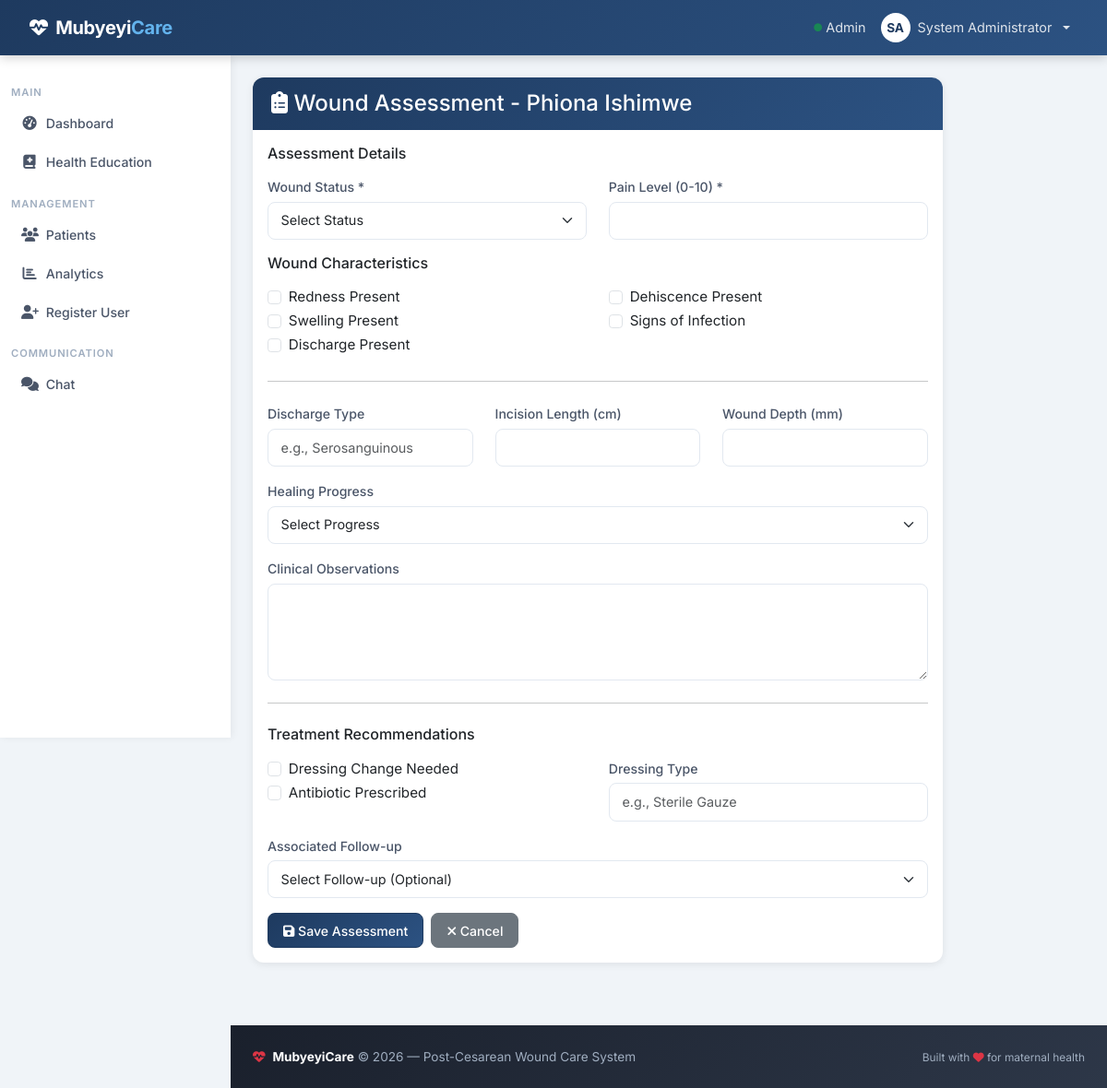
/assessments/create/4 (signed in), run on the app's committed database.
### models.py (models this page shows, shortened)
class User(UserMixin, db.Model):
    id = db.Column(db.Integer, primary_key=True)
    username = db.Column(db.String(80), unique=True, nullable=False)
    email = db.Column(db.String(120), unique=True, nullable=False)
    password_hash = db.Column(db.String(255), nullable=False)
    first_name = db.Column(db.String(100), nullable=False)
    last_name = db.Column(db.String(100), nullable=False)
    role = db.Column(db.Enum(UserRole), default=UserRole.PATIENT, nullable=False)
    phone = db.Column(db.String(20))
    location = db.Column(db.String(200))   # CHW service area (e.g. "Gasabo/Kinyinya")
    is_active = db.Column(db.Boolean, default=True)
    created_at = db.Column(db.DateTime, default=datetime.utcnow)
    patients = db.relationship('Patient', backref='primary_doctor', lazy='dynamic', foreign_keys='Patient.primary_doctor_id')
    follow_ups = db.relationship('FollowUp', backref='created_by', lazy='dynamic')
    sent_messages = db.relationship('Message', backref='sender', lazy='dynamic', foreign_keys='Message.sender_id')
    def get_full_name(self):
        return f"{self.first_name} {self.last_name}"

class Patient(db.Model):
    id = db.Column(db.Integer, primary_key=True)
    mrn = db.Column(db.String(50), unique=True, nullable=False)  # Medical Record Number
    first_name = db.Column(db.String(100), nullable=False)
    last_name = db.Column(db.String(100), nullable=False)
    date_of_birth = db.Column(db.Date, nullable=False)
    gender = db.Column(db.String(10), nullable=False)
    phone = db.Column(db.String(20), nullable=False)
    email = db.Column(db.String(120))
    surgery_date = db.Column(db.Date, nullable=False)
    surgery_type = db.Column(db.String(100))  # e.g., "Primary Cesarean", "VBAC attempt"
    surgeon_name = db.Column(db.String(100))
    incision_type = db.Column(db.String(50))  # e.g., "Pfannenstiel", "Classical"
    location = db.Column(db.String(200))   # e.g. "Gasabo/Kinyinya"
    primary_doctor_id = db.Column(db.Integer, db.ForeignKey('user.id'), nullable=False)
    user_id = db.Column(db.Integer, db.ForeignKey('user.id'))
    admission_date = db.Column(db.DateTime, default=datetime.utcnow)
    discharge_date = db.Column(db.DateTime)
    expected_follow_up_end_date = db.Column(db.Date)
    is_active = db.Column(db.Boolean, default=True)
    created_at = db.Column(db.DateTime, default=datetime.utcnow)
    updated_at = db.Column(db.DateTime, default=datetime.utcnow, onupdate=datetime.utcnow)
    follow_ups = db.relationship('FollowUp', backref='patient', lazy='dynamic', cascade='all, delete-orphan')
    wound_assessments = db.relationship('WoundAssessment', backref='patient', lazy='dynamic', cascade='all, delete-orphan')
    medications = db.relationship('MedicationLog', backref='patient', lazy='dynamic', cascade='all, delete-orphan')
    messages = db.relationship('Message', backref='patient', lazy='dynamic', cascade='all, delete-orphan')
    user = db.relationship('User', backref='patient_profile', foreign_keys=[user_id], uselist=False)
    def get_full_name(self):
        return f"{self.first_name} {self.last_name}"

### routes/assessments.py (the view, shortened to what this page needs)
@assessments_bp.route('/create/<int:patient_id>', methods=['GET', 'POST'])
@login_required
@doctor_nurse_required
def create_assessment(patient_id):
    patient = Patient.query.get_or_404(patient_id)
    if current_user.role not in [UserRole.ADMIN] and patient.primary_doctor_id != current_user.id:
        flash('You do not have permission to assess this patient.', 'error')
        return redirect(url_for('dashboard.index'))
    follow_ups = patient.follow_ups.filter_by(is_completed=False).all()
    return render_template('assessments/create.html',
                         patient=patient,
                         follow_ups=follow_ups,
                         statuses=WoundStatus)

### templates/assessments/create.html (shortened to what this page needs)
{% extends "base.html" %}
{% block content %}
<div class="row">
    <div class="col-md-10">
        <div class="card">
            <div class="card-header bg-primary text-white">
                <h4 class="mb-0"><i class="fas fa-clipboard-list"></i> Wound Assessment - {{ patient.get_full_name() }}</h4>
            </div>
            <div class="card-body">
                <form method="POST" action="{{ url_for('assessments.create_assessment', patient_id=patient.id) }}">
                    <h6 class="mb-3">Assessment Details</h6>
                    <div class="row">
                        <div class="col-md-6 mb-3">
                            <label for="status" class="form-label">Wound Status *</label>
                            <select class="form-select" id="status" name="status" required>
                                <option value="">Select Status</option>
                            </select>
                        </div>
                        <div class="col-md-6 mb-3">
                            <label for="pain_level" class="form-label">Pain Level (0-10) *</label>
                            <input type="number" class="form-control" id="pain_level" name="pain_level" min="0" max="10" required>
                        </div>
                    </div>
                    <h6 class="mb-3">Wound Characteristics</h6>
                    <div class="row">
                        <div class="col-md-6">
                            <div class="form-check">
                                <input class="form-check-input" type="checkbox" id="redness_present" name="redness_present">
                                <label class="form-check-label" for="redness_present">
                                    Redness Present
                                </label>
                            </div>
                            <div class="form-check">
                                <input class="form-check-input" type="checkbox" id="swelling_present" name="swelling_present">
                                <label class="form-check-label" for="swelling_present">
                                    Swelling Present
                                </label>
                            </div>
                            <div class="form-check">
                                <input class="form-check-input" type="checkbox" id="discharge_present" name="discharge_present">
                                <label class="form-check-label" for="discharge_present">
                                    Discharge Present
                                </label>
                            </div>
                        </div>
                        <div class="col-md-6">
                            <div class="form-check">
                                <input class="form-check-input" type="checkbox" id="dehiscence_present" name="dehiscence_present">
                                <label class="form-check-label" for="dehiscence_present">
                                    Dehiscence Present
                                </label>
                            </div>
                            <div class="form-check">
                                <input class="form-check-input" type="checkbox" id="infection_signs" name="infection_signs">
                                <label class="form-check-label" for="infection_signs">
                                    Signs of Infection
                                </label>
                            </div>
                        </div>
                    </div>
                    <hr class="my-4">
                    <div class="row">
                        <div class="col-md-4 mb-3">
                            <label for="discharge_type" class="form-label">Discharge Type</label>
                            <input type="text" class="form-control" id="discharge_type" name="discharge_type" placeholder="e.g., Serosanguinous">
                        </div>
                        <div class="col-md-4 mb-3">
                            <label for="incision_length" class="form-label">Incision Length (cm)</label>
                            <input type="number" class="form-control" id="incision_length" name="incision_length" step="0.1">
                        </div>
                        <div class="col-md-4 mb-3">
                            <label for="wound_depth" class="form-label">Wound Depth (mm)</label>
                            <input type="number" class="form-control" id="wound_depth" name="wound_depth" step="0.1">
                        </div>
                    </div>
                    <div class="mb-3">
                        <label for="healing_progress" class="form-label">Healing Progress</label>
                        <select class="form-select" id="healing_progress" name="healing_progress">
                            <option value="">Select Progress</option>
                        </select>
                    </div>
                    <div class="mb-3">
                        <label for="observations" class="form-label">Clinical Observations</label>
                        <textarea class="form-control" id="observations" name="observations" rows="4"></textarea>
                    </div>
                    <hr class="my-4">
                    <h6 class="mb-3">Treatment Recommendations</h6>
                    <div class="row">
                        <div class="col-md-6">
                            <div class="form-check">
                                <input class="form-check-input" type="checkbox" id="dressing_change_needed" name="dressing_change_needed">
                                <label class="form-check-label" for="dressing_change_needed">
                                    Dressing Change Needed
                                </label>
                            </div>
                            <div class="form-check">
                                <input class="form-check-input" type="checkbox" id="antibiotic_prescribed" name="antibiotic_prescribed">
                                <label class="form-check-label" for="antibiotic_prescribed">
                                    Antibiotic Prescribed
                                </label>
                            </div>
                        </div>
                        <div class="col-md-6 mb-3">
                            <label for="dressing_type" class="form-label">Dressing Type</label>
                            <input type="text" class="form-control" id="dressing_type" name="dressing_type" placeholder="e.g., Sterile Gauze">
                        </div>
                    </div>
                    <div class="mb-3">
                        <label for="follow_up_id" class="form-label">Associated Follow-up</label>
                        <select class="form-select" id="follow_up_id" name="follow_up_id">
                            <option value="">Select Follow-up (Optional)</option>
                        </select>
                    </div>
                    <div class="d-flex gap-2">
                        <button type="submit" class="btn btn-primary">
                            <i class="fas fa-save"></i> Save Assessment
                        </button>
                        <a href="{{ url_for('patients.view_patient', patient_id=patient.id) }}" class="btn btn-secondary">
                            <i class="fas fa-times"></i> Cancel
                        </a>
                    </div>
                </form>
            </div>
        </div>
    </div>
</div>
{% endblock %}

### templates/base.html (shortened to what this page needs)
<!DOCTYPE html>
<html lang="en">
<head>
    <link href="https://cdn.jsdelivr.net/npm/bootstrap@5.3.3/dist/css/bootstrap.min.css" rel="stylesheet">
    <link rel="stylesheet" href="https://cdnjs.cloudflare.com/ajax/libs/font-awesome/6.5.0/css/all.min.css">
    <link href="https://unpkg.com/aos@2.3.4/dist/aos.css" rel="stylesheet">
</head>
<body>
<nav class="navbar navbar-dark navbar-expand-lg fixed-top">
    <div class="container-fluid">
        <a class="navbar-brand" href="/">
            <i class="fas fa-heart-pulse me-1"></i> Mubyeyi<span>Care</span>
        </a>
        <div class="collapse navbar-collapse" id="navbarNav">
            <ul class="navbar-nav ms-auto align-items-center">
                {% if current_user.is_authenticated %}
                <li class="nav-item">
                    <span class="nav-link text-white-50 small d-none d-lg-inline">
                        <i class="fas fa-circle text-success" style="font-size:.55rem;vertical-align:middle;"></i>
                        {{ current_user.role.value.capitalize() }}
                    </span>
                </li>
                <li class="nav-item dropdown">
                    <a class="nav-link dropdown-toggle d-flex align-items-center gap-2" href="#"
                       id="userDropdown" role="button" data-bs-toggle="dropdown" aria-expanded="false">
                        <span class="rounded-circle bg-white d-inline-flex align-items-center justify-content-center"
                              style="width:32px;height:32px;color:var(--primary);font-size:.85rem;font-weight:700;">
                            {{ current_user.first_name[0] | upper }}{{ current_user.last_name[0] | upper }}
                        </span>
                        <span class="d-none d-sm-inline">{{ current_user.get_full_name() }}</span>
                    </a>
                </li>
                {% endif %}
            </ul>
        </div>
    </div>
</nav>
{% if current_user.is_authenticated %}
<aside class="sidebar d-none d-lg-flex flex-column">
    <nav class="nav flex-column">
        {% if current_user.role.value in ['patient', 'mother'] %}
        <span class="sidebar-section">My Care</span>
        <a class="nav-link" href="{{ url_for('dashboard.index') }}">
            <i class="fas fa-house-medical"></i> My Dashboard
        </a>
        <span class="sidebar-section">Communication</span>
        <a class="nav-link" href="{{ url_for('chat.patient_self_chat') }}">
            <i class="fas fa-comments"></i> Chat with Provider
        </a>
        {% else %}
        <span class="sidebar-section">Main</span>
        <a class="nav-link" href="{{ url_for('dashboard.index') }}">
            <i class="fas fa-tachometer-alt"></i> Dashboard
        </a>
        <a class="nav-link" href="{{ url_for('dashboard.health_education') }}">
            <i class="fas fa-book-medical"></i> Health Education
        </a>
        <span class="sidebar-section">Management</span>
        <a class="nav-link" href="{{ url_for('patients.list_patients') }}">
            <i class="fas fa-users"></i> Patients
        </a>
        <a class="nav-link" href="{{ url_for('dashboard.analytics') }}">
            <i class="fas fa-chart-bar"></i> Analytics
        </a>
        {% if current_user.role.value == 'admin' %}
        <a class="nav-link" href="{{ url_for('auth.register') }}">
            <i class="fas fa-user-plus"></i> Register User
        </a>
        {% endif %}
        <span class="sidebar-section">Communication</span>
        <a class="nav-link" href="{{ url_for('chat.chat_list') }}">
            <i class="fas fa-comments"></i> Chat
        </a>
        {% endif %}
    </nav>
</aside>
{% endif %}
<main class="main-content">
    <div class="container-fluid px-4">
        {% block content %}{% endblock %}
    </div>
</main>
<footer class="py-4 mt-5" style="margin-left: var(--sidebar-w);">
    <div class="container-fluid px-4">
        <div class="row align-items-center">
            <div class="col-md-6">
                <p class="mb-0">
                    <i class="fas fa-heart-pulse text-danger me-1"></i>
                    <strong class="text-white">MubyeyiCare</strong> &copy; 2026 &mdash; Post-Cesarean Wound Care System
                </p>
            </div>
            <div class="col-md-6 text-md-end mt-2 mt-md-0">
                <small>Built with <i class="fas fa-heart text-danger"></i> for maternal health</small>
            </div>
        </div>
    </div>
</footer>
</body>
</html>

### data on the page
User: role.value "Admin", first_name "S", last_name "A", get_full_name "System Administrator"
Patient: get_full_name "Phiona Ishimwe"
